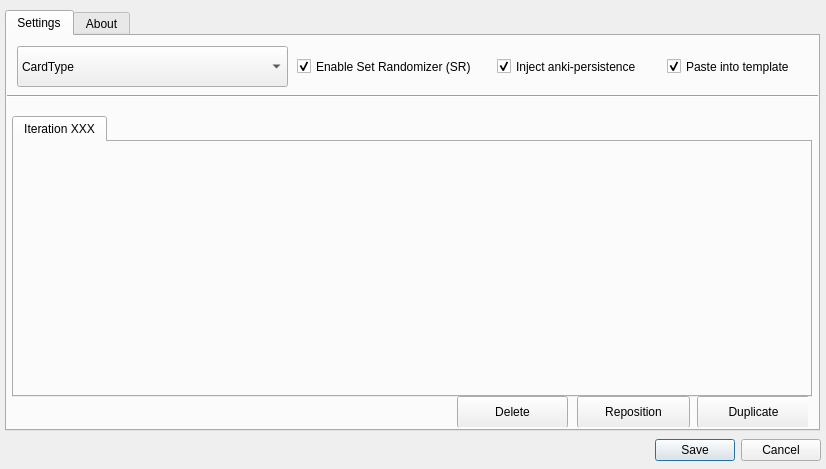
<?xml version="1.0" encoding="UTF-8"?>
<ui version="4.0">
 <author>Henrik Giesel</author>
 <class>SRConfig</class>
 <widget class="QDialog" name="SRConfig">
  <property name="geometry">
   <rect>
    <x>0</x>
    <y>0</y>
    <width>826</width>
    <height>469</height>
   </rect>
  </property>
  <property name="windowTitle">
   <string>Set Randomizer Options</string>
  </property>
  <widget class="QTabWidget" name="tabWidgetMain">
   <property name="geometry">
    <rect>
     <x>5</x>
     <y>10</y>
     <width>815</width>
     <height>421</height>
    </rect>
   </property>
   <property name="currentIndex">
    <number>0</number>
   </property>
   <property name="documentMode">
    <bool>false</bool>
   </property>
   <property name="tabsClosable">
    <bool>false</bool>
   </property>
   <widget class="QWidget" name="tabSettings">
    <property name="whatsThis">
     <string>&lt;html&gt;&lt;head/&gt;&lt;body&gt;&lt;p&gt;&lt;br/&gt;&lt;/p&gt;&lt;/body&gt;&lt;/html&gt;</string>
    </property>
    <attribute name="title">
     <string>Settings</string>
    </attribute>
    <widget class="QComboBox" name="cardTypeSelector">
     <property name="geometry">
      <rect>
       <x>10</x>
       <y>10</y>
       <width>271</width>
       <height>41</height>
      </rect>
     </property>
     <property name="toolTip">
      <string>&lt;html&gt;&lt;head/&gt;&lt;body&gt;&lt;p&gt;Select the CardType for which you want to change the SR settings.&lt;/p&gt;&lt;/body&gt;&lt;/html&gt;</string>
     </property>
     <property name="maxVisibleItems">
      <number>10</number>
     </property>
     <item>
      <property name="text">
       <string>CardType</string>
      </property>
     </item>
    </widget>
    <widget class="QCheckBox" name="enableCheckBox">
     <property name="geometry">
      <rect>
       <x>290</x>
       <y>10</y>
       <width>191</width>
       <height>41</height>
      </rect>
     </property>
     <property name="toolTip">
      <string>&lt;html&gt;&lt;head/&gt;&lt;body&gt;&lt;p&gt;Check this if you want to SR for this card type. Uncheck this option for all card types, before you decide to uninstall SR.&lt;/p&gt;&lt;/body&gt;&lt;/html&gt;</string>
     </property>
     <property name="text">
      <string>Enable Set Randomizer (SR)</string>
     </property>
     <property name="checked">
      <bool>true</bool>
     </property>
     <property name="autoRepeat">
      <bool>false</bool>
     </property>
     <property name="tristate">
      <bool>false</bool>
     </property>
    </widget>
    <widget class="Line" name="lineTop">
     <property name="geometry">
      <rect>
       <x>-70</x>
       <y>50</y>
       <width>1001</width>
       <height>21</height>
      </rect>
     </property>
     <property name="orientation">
      <enum>Qt::Horizontal</enum>
     </property>
    </widget>
    <widget class="QTabWidget" name="iterationTabs">
     <property name="geometry">
      <rect>
       <x>5</x>
       <y>80</y>
       <width>800</width>
       <height>281</height>
      </rect>
     </property>
     <property name="tabPosition">
      <enum>QTabWidget::North</enum>
     </property>
     <property name="currentIndex">
      <number>0</number>
     </property>
     <property name="elideMode">
      <enum>Qt::ElideLeft</enum>
     </property>
     <widget class="QWidget" name="iterationTab1">
      <attribute name="title">
       <string>Iteration XXX</string>
      </attribute>
     </widget>
    </widget>
    <widget class="QCheckBox" name="injectAnkiPersistenceCheckBox">
     <property name="geometry">
      <rect>
       <x>490</x>
       <y>10</y>
       <width>161</width>
       <height>41</height>
      </rect>
     </property>
     <property name="toolTip">
      <string>&lt;html&gt;&lt;head/&gt;&lt;body&gt;&lt;p&gt;Advanced. Inject anki-persistence. You should only uncheck this, if you already use anki-persistence in your templates, and you don't want to include it twice. &lt;/p&gt;&lt;/body&gt;&lt;/html&gt;</string>
     </property>
     <property name="text">
      <string>Inject anki-persistence</string>
     </property>
     <property name="checked">
      <bool>true</bool>
     </property>
     <property name="autoRepeat">
      <bool>false</bool>
     </property>
     <property name="tristate">
      <bool>false</bool>
     </property>
    </widget>
    <widget class="QFrame" name="buttonFrame">
     <property name="geometry">
      <rect>
       <x>400</x>
       <y>360</y>
       <width>401</width>
       <height>31</height>
      </rect>
     </property>
     <property name="frameShape">
      <enum>QFrame::NoFrame</enum>
     </property>
     <property name="frameShadow">
      <enum>QFrame::Raised</enum>
     </property>
     <widget class="QPushButton" name="deleteIterationPushButton">
      <property name="geometry">
       <rect>
        <x>50</x>
        <y>0</y>
        <width>111</width>
        <height>32</height>
       </rect>
      </property>
      <property name="text">
       <string>Delete</string>
      </property>
      <property name="checkable">
       <bool>false</bool>
      </property>
      <property name="checked">
       <bool>false</bool>
      </property>
     </widget>
     <widget class="QPushButton" name="repositionIterationPushButton">
      <property name="geometry">
       <rect>
        <x>170</x>
        <y>0</y>
        <width>113</width>
        <height>32</height>
       </rect>
      </property>
      <property name="text">
       <string>Reposition</string>
      </property>
      <property name="checkable">
       <bool>false</bool>
      </property>
      <property name="checked">
       <bool>false</bool>
      </property>
     </widget>
     <widget class="QPushButton" name="duplicateIterationPushButton">
      <property name="geometry">
       <rect>
        <x>290</x>
        <y>0</y>
        <width>113</width>
        <height>32</height>
       </rect>
      </property>
      <property name="text">
       <string>Duplicate</string>
      </property>
      <property name="checkable">
       <bool>false</bool>
      </property>
      <property name="checked">
       <bool>false</bool>
      </property>
     </widget>
    </widget>
    <widget class="QCheckBox" name="pasteIntoTemplateCheckBox">
     <property name="geometry">
      <rect>
       <x>660</x>
       <y>10</y>
       <width>141</width>
       <height>41</height>
      </rect>
     </property>
     <property name="toolTip">
      <string>&lt;html&gt;&lt;head/&gt;&lt;body&gt;&lt;p&gt;Check this if you want to paste the SR code directly into the template. This is recommended.&lt;/p&gt;&lt;p&gt;If you uncheck this, SR will create a file in your media folder containing the code. However this option is slower, and you might notice lag. If you can live with this lag, uncheck.&lt;/p&gt;&lt;/body&gt;&lt;/html&gt;</string>
     </property>
     <property name="text">
      <string>Paste into template</string>
     </property>
     <property name="checked">
      <bool>true</bool>
     </property>
     <property name="autoRepeat">
      <bool>false</bool>
     </property>
     <property name="tristate">
      <bool>false</bool>
     </property>
    </widget>
   </widget>
   <widget class="QWidget" name="tabAbout">
    <attribute name="title">
     <string>About</string>
    </attribute>
    <widget class="QTextBrowser" name="aboutText">
     <property name="geometry">
      <rect>
       <x>10</x>
       <y>10</y>
       <width>811</width>
       <height>391</height>
      </rect>
     </property>
     <property name="html">
      <string>&lt;!DOCTYPE HTML PUBLIC &quot;-//W3C//DTD HTML 4.0//EN&quot; &quot;http://www.w3.org/TR/REC-html40/strict.dtd&quot;&gt;
&lt;html&gt;&lt;head&gt;&lt;meta name=&quot;qrichtext&quot; content=&quot;1&quot; /&gt;&lt;style type=&quot;text/css&quot;&gt;
p, li { white-space: pre-wrap; }
&lt;/style&gt;&lt;/head&gt;&lt;body style=&quot; font-family:'.AppleSystemUIFont'; font-size:13pt; font-weight:400; font-style:normal;&quot;&gt;
&lt;p style=&quot; margin-top:12px; margin-bottom:12px; margin-left:0px; margin-right:0px; -qt-block-indent:0; text-indent:0px;&quot;&gt;&lt;span style=&quot; font-family:'.SF NS Text'; font-weight:600;&quot;&gt;Anki Set Randomizer&lt;/span&gt;&lt;span style=&quot; font-family:'.SF NS Text';&quot;&gt; was developed by &lt;/span&gt;&lt;a href=&quot;https://github.com/hgiesel&quot;&gt;&lt;span style=&quot; font-family:'.SF NS Text'; text-decoration: underline; color:#0000ff;&quot;&gt;Henrik Giesel (hgiesel)&lt;/span&gt;&lt;/a&gt;&lt;span style=&quot; font-family:'.SF NS Text';&quot;&gt;. &lt;br /&gt;🐇 If you like my work consider supporting me on &lt;/span&gt;&lt;a href=&quot;https://ko-fi.com/hgiesel&quot;&gt;&lt;span style=&quot; font-family:'.SF NS Text'; text-decoration: underline; color:#0000ff;&quot;&gt;Ko-Fi&lt;/span&gt;&lt;/a&gt;&lt;span style=&quot; font-family:'.SF NS Text';&quot;&gt;. 🐇&lt;/span&gt;&lt;/p&gt;
&lt;p style=&quot; margin-top:12px; margin-bottom:12px; margin-left:0px; margin-right:0px; -qt-block-indent:0; text-indent:0px;&quot;&gt;&lt;span style=&quot; font-family:'.SF NS Text'; font-weight:600;&quot;&gt;Anki Persistence&lt;/span&gt;&lt;span style=&quot; font-family:'.SF NS Text';&quot;&gt; was developed by &lt;/span&gt;&lt;a href=&quot;https://github.com/SimonLammer/anki-persistence&quot;&gt;&lt;span style=&quot; font-family:'.SF NS Text'; text-decoration: underline; color:#0000ff;&quot;&gt;Simmon Lammer&lt;/span&gt;&lt;/a&gt;&lt;span style=&quot; font-family:'.SF NS Text';&quot;&gt;.&lt;br /&gt;&lt;/span&gt;&lt;/p&gt;
&lt;p style=&quot; margin-top:12px; margin-bottom:12px; margin-left:0px; margin-right:0px; -qt-block-indent:0; text-indent:0px;&quot;&gt;&lt;span style=&quot; font-family:'.SF NS Text';&quot;&gt;For more information about how to use Set Randomizer, you should check out &lt;/span&gt;&lt;a href=&quot;https://hgiesel.github.io/anki-set-randomizer/&quot;&gt;&lt;span style=&quot; font-family:'.SF NS Text'; text-decoration: underline; color:#0000ff;&quot;&gt;the docs&lt;/span&gt;&lt;/a&gt;&lt;span style=&quot; font-family:'.SF NS Text';&quot;&gt; (work in progress).&lt;/span&gt;&lt;/p&gt;
&lt;p style=&quot; margin-top:12px; margin-bottom:12px; margin-left:0px; margin-right:0px; -qt-block-indent:0; text-indent:0px;&quot;&gt;&lt;span style=&quot; font-family:'.SF NS Text';&quot;&gt;Thanks to reddit user u/im__aarkay for testing v2.0 on AnkiDroid.&lt;/span&gt;&lt;/p&gt;&lt;/body&gt;&lt;/html&gt;</string>
     </property>
     <property name="openExternalLinks">
      <bool>true</bool>
     </property>
    </widget>
   </widget>
  </widget>
  <widget class="QDialogButtonBox" name="buttonBox">
   <property name="geometry">
    <rect>
     <x>640</x>
     <y>430</y>
     <width>181</width>
     <height>41</height>
    </rect>
   </property>
   <property name="orientation">
    <enum>Qt::Horizontal</enum>
   </property>
   <property name="standardButtons">
    <set>QDialogButtonBox::Cancel|QDialogButtonBox::Save</set>
   </property>
   <property name="centerButtons">
    <bool>false</bool>
   </property>
  </widget>
 </widget>
 <resources/>
 <connections/>
</ui>
